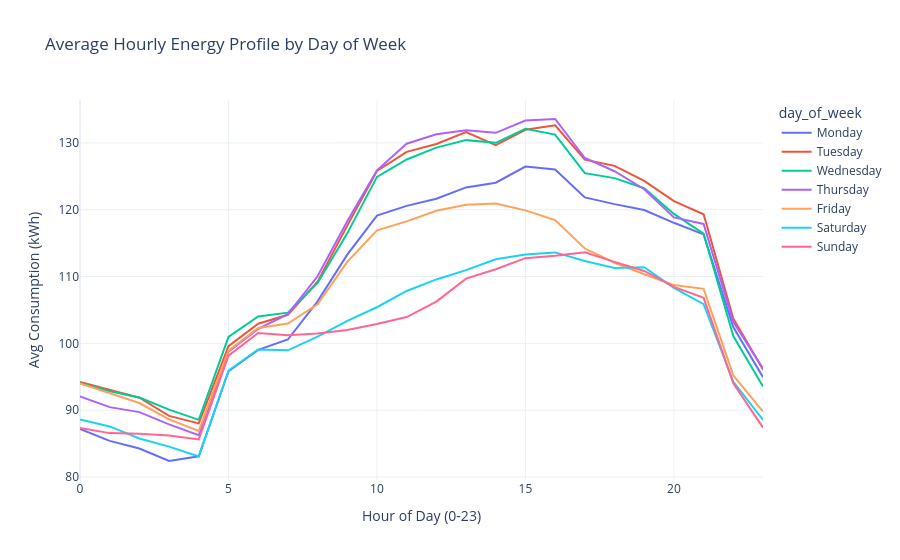

The cell this chart's notebook holds for it:
### Markdown cell above
## Uncovering Seasonality
Notice the clear drops on weekends. If a microgrid AI can accurately forecast these standard drops, it can schedule battery discharging optimally. Anomalies (spikes on weekends) usually indicate equipment failing to shut down.

### Code cell
# Calculate average load by hour of the day and day of the week
df['hour'] = df.index.hour
df['day_of_week'] = df.index.day_name()

# Group and average
hourly_avg = df.groupby(['day_of_week', 'hour'])['energy_kwh'].mean().reset_index()

# Order the days correctly
days_order = ['Monday', 'Tuesday', 'Wednesday', 'Thursday', 'Friday', 'Saturday', 'Sunday']
fig = px.line(
    hourly_avg, 
    x='hour', 
    y='energy_kwh', 
    color='day_of_week',
    category_orders={"day_of_week": days_order},
    title='Average Hourly Energy Profile by Day of Week',
    labels={'hour': 'Hour of Day (0-23)', 'energy_kwh': 'Avg Consumption (kWh)'}
)
fig.update_layout(template='plotly_white')
fig.show()

### Figure 1 — Plotly figure (JSON) as saved in the notebook; plotly's stock layout.template omitted (floating-point values rounded to 4 significant figures)
{"data": [{"hovertemplate": "day_of_week=Monday<br>Hour of Day (0-23)=%{x}<br>Avg Consumption (kWh)=%{y}<extra></extra>", "legendgroup": "Monday", "line": {"color": "#636efa", "dash": "solid"}, "marker": {"symbol": "circle"}, "mode": "lines", "name": "Monday", "orientation": "v", "showlegend": true, "type": "scatter", "x": [0, 1, 2, 3, 4, 5, 6, 7, 8, 9, 10, 11, 12, 13, 14, 15, 16, 17, 18, 19, 20, 21, 22, 23], "xaxis": "x", "y": [87.2, 85.41, 84.28, 82.41, 83.1, 95.83, 99.03, 100.6, 106.3, 113.3, 119.1, 120.6, 121.6, 123.3, 124.0, 126.5, 126.0, 121.8, 120.8, 120.0, 118.0, 116.3, 102.4, 94.95], "yaxis": "y"}, {"hovertemplate": "day_of_week=Tuesday<br>Hour of Day (0-23)=%{x}<br>Avg Consumption (kWh)=%{y}<extra></extra>", "legendgroup": "Tuesday", "line": {"color": "#EF553B", "dash": "solid"}, "marker": {"symbol": "circle"}, "mode": "lines", "name": "Tuesday", "orientation": "v", "showlegend": true, "type": "scatter", "x": [0, 1, 2, 3, 4, 5, 6, 7, 8, 9, 10, 11, 12, 13, 14, 15, 16, 17, 18, 19, 20, 21, 22, 23], "xaxis": "x", "y": [94.24, 93.1, 91.88, 89.15, 88.03, 99.58, 102.9, 104.3, 109.2, 117.6, 125.8, 128.7, 129.8, 131.6, 129.7, 132.0, 132.6, 127.5, 126.6, 124.3, 121.3, 119.3, 103.7, 96.09], "yaxis": "y"}, {"hovertemplate": "day_of_week=Wednesday<br>Hour of Day (0-23)=%{x}<br>Avg Consumption (kWh)=%{y}<extra></extra>", "legendgroup": "Wednesday", "line": {"color": "#00cc96", "dash": "solid"}, "marker": {"symbol": "circle"}, "mode": "lines", "name": "Wednesday", "orientation": "v", "showlegend": true, "type": "scatter", "x": [0, 1, 2, 3, 4, 5, 6, 7, 8, 9, 10, 11, 12, 13, 14, 15, 16, 17, 18, 19, 20, 21, 22, 23], "xaxis": "x", "y": [94.03, 92.84, 91.89, 90.08, 88.56, 101.0, 104.0, 104.6, 109.1, 116.5, 124.9, 127.5, 129.3, 130.4, 130.0, 132.1, 131.2, 125.5, 124.7, 123.2, 119.4, 116.4, 101.1, 93.55], "yaxis": "y"}, {"hovertemplate": "day_of_week=Thursday<br>Hour of Day (0-23)=%{x}<br>Avg Consumption (kWh)=%{y}<extra></extra>", "legendgroup": "Thursday", "line": {"color": "#ab63fa", "dash": "solid"}, "marker": {"symbol": "circle"}, "mode": "lines", "name": "Thursday", "orientation": "v", "showlegend": true, "type": "scatter", "x": [0, 1, 2, 3, 4, 5, 6, 7, 8, 9, 10, 11, 12, 13, 14, 15, 16, 17, 18, 19, 20, 21, 22, 23], "xaxis": "x", "y": [92.07, 90.46, 89.72, 87.88, 86.26, 98.76, 102.2, 104.4, 110.0, 118.3, 125.9, 129.9, 131.3, 131.9, 131.5, 133.3, 133.6, 127.7, 125.8, 123.1, 118.9, 117.9, 103.2, 96.22], "yaxis": "y"}, {"hovertemplate": "day_of_week=Friday<br>Hour of Day (0-23)=%{x}<br>Avg Consumption (kWh)=%{y}<extra></extra>", "legendgroup": "Friday", "line": {"color": "#FFA15A", "dash": "solid"}, "marker": {"symbol": "circle"}, "mode": "lines", "name": "Friday", "orientation": "v", "showlegend": true, "type": "scatter", "x": [0, 1, 2, 3, 4, 5, 6, 7, 8, 9, 10, 11, 12, 13, 14, 15, 16, 17, 18, 19, 20, 21, 22, 23], "xaxis": "x", "y": [94.02, 92.56, 91.08, 88.64, 86.9, 98.92, 102.3, 103.0, 105.9, 112.2, 116.9, 118.3, 119.8, 120.7, 120.9, 119.9, 118.4, 114.2, 112.1, 110.3, 108.7, 108.2, 95.21, 89.81], "yaxis": "y"}, {"hovertemplate": "day_of_week=Saturday<br>Hour of Day (0-23)=%{x}<br>Avg Consumption (kWh)=%{y}<extra></extra>", "legendgroup": "Saturday", "line": {"color": "#19d3f3", "dash": "solid"}, "marker": {"symbol": "circle"}, "mode": "lines", "name": "Saturday", "orientation": "v", "showlegend": true, "type": "scatter", "x": [0, 1, 2, 3, 4, 5, 6, 7, 8, 9, 10, 11, 12, 13, 14, 15, 16, 17, 18, 19, 20, 21, 22, 23], "xaxis": "x", "y": [88.61, 87.58, 85.78, 84.55, 83.09, 95.94, 99.1, 98.96, 101.0, 103.4, 105.4, 107.8, 109.6, 111.0, 112.6, 113.3, 113.6, 112.3, 111.3, 111.4, 108.3, 105.9, 94.26, 88.55], "yaxis": "y"}, {"hovertemplate": "day_of_week=Sunday<br>Hour of Day (0-23)=%{x}<br>Avg Consumption (kWh)=%{y}<extra></extra>", "legendgroup": "Sunday", "line": {"color": "#FF6692", "dash": "solid"}, "marker": {"symbol": "circle"}, "mode": "lines", "name": "Sunday", "orientation": "v", "showlegend": true, "type": "scatter", "x": [0, 1, 2, 3, 4, 5, 6, 7, 8, 9, 10, 11, 12, 13, 14, 15, 16, 17, 18, 19, 20, 21, 22, 23], "xaxis": "x", "y": [87.36, 86.58, 86.49, 86.23, 85.64, 98.16, 101.6, 101.2, 101.5, 102.0, 102.9, 103.9, 106.3, 109.7, 111.1, 112.7, 113.1, 113.6, 112.2, 110.8, 108.4, 106.8, 94.02, 87.41], "yaxis": "y"}], "layout": {"legend": {"title": {"text": "day_of_week"}, "tracegroupgap": 0}, "title": {"text": "Average Hourly Energy Profile by Day of Week"}, "xaxis": {"anchor": "y", "domain": [0, 1], "title": {"text": "Hour of Day (0-23)"}}, "yaxis": {"anchor": "x", "domain": [0, 1], "title": {"text": "Avg Consumption (kWh)"}}}}
